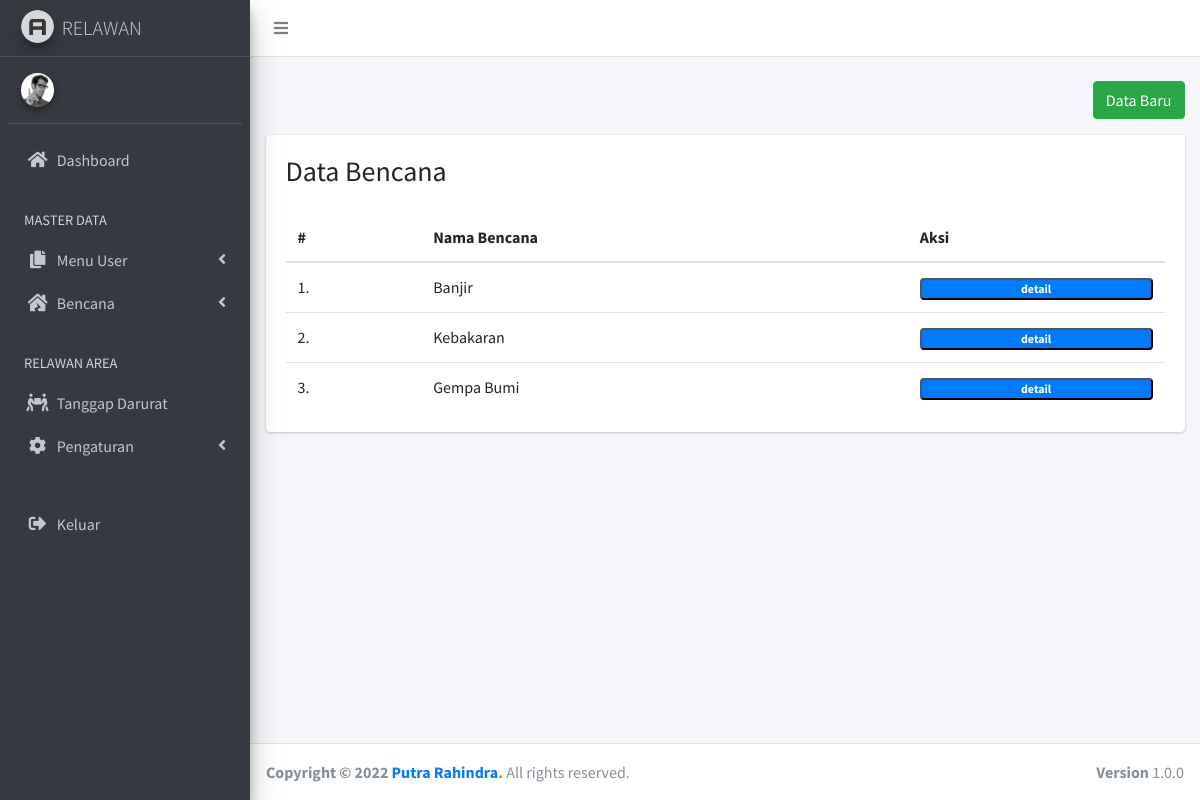
/bencana/index, run on the app's committed database.
### tables this page shows
CREATE TABLE `jenis_bencana` (
  `id` int(11) NOT NULL,
  `nama` varchar(100) NOT NULL,
  `created_at` datetime NOT NULL,
  `updated_at` datetime NOT NULL
);

### application/libraries/Template.php (called while the page is built)
<?php
class Template
{
    var $template_data = [];
    function set($name, $value)
    {
        $this->template_data[$name] = $value;
    }
    function load($template = '', $view = '', $view_data = [], $return = false)
    {
        $this->CI = &get_instance();
        $this->set('contents', $this->CI->load->view($view, $view_data, TRUE));
        return $this->CI->load->view($template, $this->template_data, $return);
    }
}

### application/controllers/Bencana.php (called while the page is built, shortened)
<?php
class Bencana extends CI_Controller {
	public function index($aksi = NULL) {
		if($aksi == "tambah") {
			$data = $this->input->post();
			$data['id'] = NULL;
			if($this->crud->insert('jenis_bencana', $data)) {
				$this->session->set_flashdata('pesan', '<div class="alert alert-success" role="alert">Berhasil menambah data</div>');
			} else {
				$this->session->set_flashdata('pesan', '<div class="alert alert-danger" role="alert">Gagal menambah data</div>');
			}
			redirect('bencana/index');
		} else {
			$data['bencana'] = $this->crud->get('jenis_bencana');
			$this->template->load('layouts/dashboard', 'app/bencana/index', $data);
		}
	}
}

### index.php (called while the page is built, shortened)
<?php
require_once BASEPATH.'core/CodeIgniter.php';

### application/models/CRUDModel.php (called while the page is built, shortened)
<?php
class CRUDModel extends CI_Model {
	public function get($table, $id = NULL) {
		if($id) {
			return $this->db->get_where($table, ['id' => $id])->row_array();
		} else {
			return $this->db->get($table)->result_array();
		}
	}
}

### application/views/app/bencana/index.php (the view, shortened to what this page needs)
<div class="container-fluid">
	<div class="row">
		<div class="col-12 my-3">
			<button type="button" class="btn btn-success float-right" data-toggle="modal" data-target="#tambahModal">Data Baru</button>
		</div>
		<div class="col-12">
			<div class="card">
				<div class="card-body">
					<h3 class="mb-4">Data Bencana</h3>
					<table class="table table-hovered">
						<thead>
							<th>#</th>
							<th>Nama Bencana</th>
							<th>Aksi</th>
						</thead>
						<tbody>
							<?php $nomor = 1; ?>
							<?php foreach($bencana as $bencana): ?>
								<tr>
									<td><?= $nomor++ ?>.</td>
									<td><?= $bencana['nama'] ?></td>
									<td>
										<button class="badge badge-primary badge-sm w-100" type="button">detail</button>
									</td>
								</tr>
							<?php endforeach; ?>
						</tbody>
					</table>
				</div>
			</div>
		</div>
	</div>
</div>

### data on the page
jenis_bencana: nama "Banjir"
jenis_bencana: nama "Kebakaran"
jenis_bencana: nama "Gempa Bumi"
